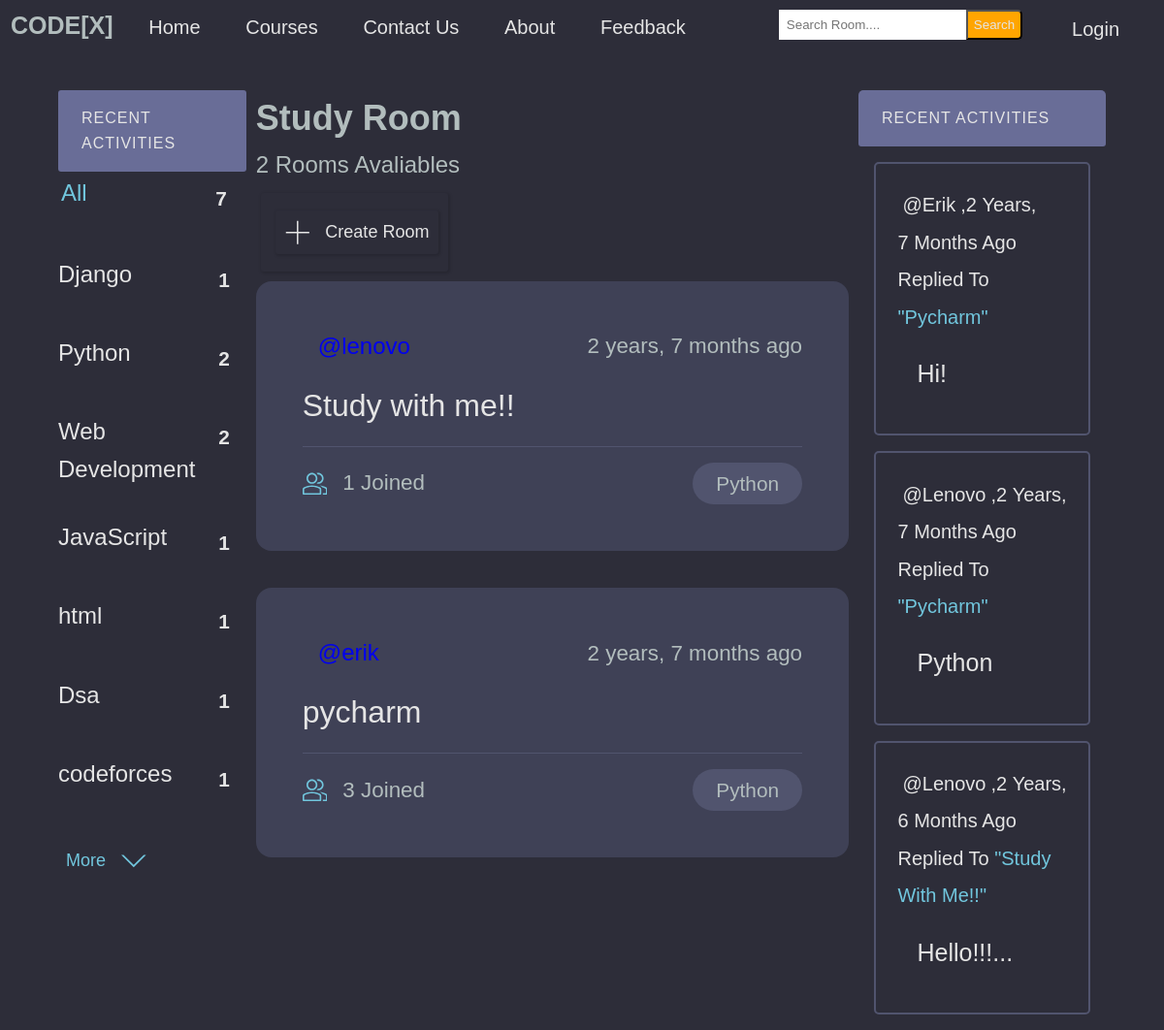
Page /?q=Python on the committed database.
### base/models.py (models this page shows, shortened)
class Topic(models.Model):
    name = models.CharField(max_length=200)

class Room(models.Model):
    host =  models.ForeignKey(User, on_delete=models.SET_NULL,null=True)
    topic = models.ForeignKey(Topic, on_delete=models.SET_NULL,null=True)
    name =  models.CharField(max_length= 200)
    description = models.TextField(null= True, blank= True)
    participants= models.ManyToManyField(User, related_name='participants', blank=True)
    updated= models.DateTimeField(auto_now= True)
    created= models.DateTimeField(auto_now_add=True)
    class Meta:
        ordering = ['-updated','-created']
    def __str__(self):
        return self.name

class Message(models.Model):
    user= models.ForeignKey(User, on_delete=models.CASCADE)
    room = models.ForeignKey(Room, on_delete=models.CASCADE)
    body = models.TextField()
    updated= models.DateTimeField(auto_now= True)
    created = models.DateTimeField(auto_now_add=True)
    def __str__(self):
        return self.body[0:50]

### base/views.py (the view)
# urls.py: path('',views.home, name="home"),
def home(request):
    q = request.GET.get('q') if request.GET.get('q') != None else ''
    rooms = Room.objects.filter(
        Q(topic__name__icontains=q) |
        Q(name__icontains=q) |
        Q(description__icontains=q))
    room_count= rooms.count()
    topics = Topic.objects.all()
    room_message = Message.objects.filter(Q(room__topic__name__icontains=q))
    context = {'rooms': rooms ,'topics': topics,'room_count': room_count,'room_message': room_message}
    return render(request, 'base/home.html',context )

### base/templates/base/home.html (shortened to what this page needs)
{% extends 'main.html' %}
{% block content %}
<div class="layout layout--3">
    <div class="home-container">
        <div>
            {% include 'base/topics_component.html' %}
        </div>
        <div class="roomlist">
            <h2>Study Room</h2>
            <p>{{room_count}} Rooms Avaliables</p>
            <div class="btn">
                <a class="btn btn--main" href="{% url 'create-room' %}">
                    <svg version="1.1" xmlns="http://www.w3.org/2000/svg" width="32" height="32" viewBox="0 0 32 32">
                    <title>add</title>
                    <path
                      d="M16.943 0.943h-1.885v14.115h-14.115v1.885h14.115v14.115h1.885v-14.115h14.115v-1.885h-14.115v-14.115z">
                    </path>
                </svg>Create Room</a>
            </div>
            <div>
                {% include 'base/feed_component.html' %}
            </div>
        </div>
        <div>
            {% include 'base/activity_component.html' %}
        </div>
    </div>
</div>
{% endblock content %}

### base/templates/base/topics_component.html (shortened to what this page needs)
<div class="topics-container">
    <div class="activities__header">
        <h2> Recent Activities </h2>
    </div>
    <ul class="topics__list">
        <li>
            <a href="{% url 'home' %}" class="active">All<span>{{topics.count}}</span></a>
        </li>
        {% for topic in topics %}
            <li>
                <a href="{% url 'home' %}?q={{topic.name}}">{{topic.name}}<span>{{topic.room_set.all.count}}</span></a>
            </li>
        {% endfor %}
    </ul>
    <a class="btn btn--link" href="{% url 'course' %}">More
        <svg version="1.1" xmlns="http://www.w3.org/2000/svg" width="32" height="32" viewBox="0 0 32 32">
            <title>chevron-down</title>
            <path d="M16 21l-13-13h-3l16 16 16-16h-3l-13 13z"></path>
        </svg>
    </a>
</div>

### base/templates/base/feed_component.html (shortened to what this page needs)
{% for room in rooms %}
<div class="roomListRoom">
    <div class="roomListRoom__header">
        <a href="{% url 'user-profile' room.host.id %}" class="roomListRoom__author">
            <span>@{{room.host.username}}</span>
        </a>
        <div class="roomListRoom__actions">
            <span>{{room.created|timesince}} ago</span>
        </div>
    </div>
    <div class="roomListRoom__content">
        <a href="{% url 'room' room.id %}">{{room.name}}</a>
    </div>
    <div class="roomListRoom__meta">
        <a href="{% url 'room' room.id %}" class="roomListRoom__joined">
            {{room.participants.all.count}} Joined
        </a>
        <p class="roomListRoom__topic">{{room.topic.name}}</p>
    </div>
</div>
{% endfor %}

### base/templates/base/activity_component.html (shortened to what this page needs)
<div class="activities">
    <div class="activities__header">
        <h2> Recent Activities </h2>
    </div>
    {% for message in room_message %}
        <div class="activities__box">
            <div>
                <small class="m_e_s"><a class="message-user" href="{% url 'user-profile' message.user.id %}">@{{ message.user }}</a>,{{message.created|timesince}} ago replied to </small>
                <small class="mess-room">"{{message.room}}"</small>
                <p class="user-message">{{message}}</p>
            </div>
        </div>
    {% endfor %}
</div>

### templates/main.html (style rules this page uses)
:root { --color-main: #71c6dd; --color-main-light: #e1f6fb; --color-dark: #3f4156; --color-dark-medium: #51546e; --color-dark-light: #696d97; --color-light: #e5e5e5; --color-gray: #8b8b8b; --color-light-gray: #b2bdbd; --color-bg: #2d2d39; --color-success: #5dd693; --color-error: #fc4b0b; }
* { padding: 0; margin: 0; text-decoration: none; list-style-type: none; box-sizing: border-box; font-family: 'Nunito', sans-serif }
body { color: var(--color-light-gray); background-color: var(--color-bg); line-height: 1.6; font-weight: 400; font-size: 1.5rem; min-height: 100vh; }

### base/templates/base/home.html (style rules this page uses)
:root { --color-main: #71c6dd; --color-main-light: #e1f6fb; --color-dark: #3f4156; --color-dark-medium: #51546e; --color-dark-light: #696d97; --color-light: #e5e5e5; --color-gray: #8b8b8b; --color-light-gray: #b2bdbd; --color-bg: #2d2d39; --color-success: #5dd693; --color-error: #fc4b0b; }
.layout { margin-top: 2.4rem; }
.layout--3 > .home-container > div:last-child { flex-basis: 25%; }
.home-container { display: grid; grid-template-columns: 1fr 3fr 1fr; padding: 0; flex-basis: 100%; width: 90%; margin: auto; }
.btn { background-color: transparent; border: none; display: inline-flex; align-items: center; gap: 1rem; cursor: pointer; transition: all ease-in-out 0.3s; border-radius: 3px; box-shadow: 1px 1px 3px 1px rgba(0, 0, 0, 0.15); padding:8px 10px; font-size: 18px; margin-top: 10px; margin-bottom: 10px; margin-left: 5px; }
.btn--main { color: var( --color-light); }
.btn > svg { fill: currentColor; width: 1.6rem; height: 1.6rem; }

### base/templates/base/topics_component.html (style rules this page uses)
:root { --color-main: #71c6dd; --color-main-light: #e1f6fb; --color-dark: #3f4156; --color-dark-medium: #51546e; --color-dark-light: #696d97; --color-light: #e5e5e5; --color-gray: #8b8b8b; --color-light-gray: #b2bdbd; --color-bg: #2d2d39; --color-success: #5dd693; --color-error: #fc4b0b; }
.topics-container { margin-right: 10px; }
.topics__list { list-style: none; }
.topics__list li a { display: flex; justify-content: space-between; margin-bottom: 2rem; font-weight: 500; color: var( --color-light); transition: all 0.3s ease-in-out; }
.topics__list li a.active, .topics__list li a:hover { color: var(--color-main); border-radius: 3px; padding: 3px 3px; }
.topics__list li a span { padding: 0.5rem 1rem; color: var( --color-light); border-radius: 3px; font-size: 1.3rem; font-weight: 700; letter-spacing: 1px; }
.btn { background-color: transparent; border: none; display: inline-flex; align-items: center; gap: 1rem; cursor: pointer; transition: all ease-in-out 0.3s; border-radius: 3px; box-shadow: 1px 1px 3px 1px rgba(0, 0, 0, 0.15); padding:8px 10px; font-size: 18px; margin-top: 10px; margin-bottom: 10px; margin-left: 5px; }
.btn--link { border-radius: 3px; padding: 3px; color: var(--color-main); box-shadow: none; }
.activities__header h2 { background-color: var(--color-dark-light); text-transform: uppercase; font-weight: 500; padding: 1rem 1.5rem; color: var(--color-light); letter-spacing: 1px; font-size: 1rem; border-radius: 3px; }

### base/templates/base/feed_component.html (style rules this page uses)
:root { --color-main: #71c6dd; --color-main-light: #e1f6fb; --color-dark: #3f4156; --color-dark-medium: #51546e; --color-dark-light: #696d97; --color-light: #e5e5e5; --color-gray: #8b8b8b; --color-light-gray: #b2bdbd; --color-bg: #2d2d39; --color-success: #5dd693; --color-error: #fc4b0b; }
.roomListRoom__actions { display: flex; align-items: flex-start; gap: 1rem; position: relative; }
.roomListRoom__actions span { font-size: 1.4rem; font-weight: 500; }
.roomListRoom__content { margin: 1rem 0; }
.roomListRoom__content a { font-size: 2rem; font-weight: 500; margin-bottom: 1.5rem; color: var(--color-light); transition: all 0.3s ease-in-out; }
.roomListRoom__meta { border-top: 1px solid var(--color-dark-medium); padding-top: 1rem; display: flex; align-items: center; justify-content: space-between; }
.roomListRoom__joined { color: var(--color-light-gray); display: flex; align-items: center; gap: 1rem; font-size: 1.4rem; font-weight: 500; }
.roomListRoom__joined svg { fill: var(--color-main); width: 1.6rem; height: 1.6rem; }
.roomListRoom__topic { padding: 5px 1.5rem; background-color: var(--color-dark-medium); border-radius: 5rem; font-weight: 500; font-size: 1.3rem; }
.roomListRoom__header { display: flex; justify-content: space-between; align-items: center; }
.roomListRoom { margin-bottom: 2.4rem; background-color: var(--color-dark); border-radius: 1rem; padding: 3rem; }
.roomListRoom__author { font-weight: 500; display: flex; align-items: center; gap: 1rem; }

### rows in the picture
Topic: name "Django", room_set.all.count "1"
Topic: name "Python", room_set.all.count "2"
Topic: name "Web Development", room_set.all.count "2"
Topic: name "JavaScript", room_set.all.count "1"
Topic: name "html", room_set.all.count "1"
Topic: name "Dsa", room_set.all.count "1"
Topic: name "codeforces", room_set.all.count "1"
Room: host.username "lenovo", created "2 years, 7 months", name "Study with me!!", participants.all.count "1", topic.name "Python"
Room: host.username "erik", created "2 years, 7 months", name "pycharm", participants.all.count "3", topic.name "Python"
Message: user "Erik", created "2 Years, 7 Months", room "Pycharm", body "Hi!"
Message: user "Lenovo", created "2 Years, 7 Months", room "Pycharm", body "Python"
Message: user "Lenovo", created "2 Years, 6 Months", room "Study With Me!!", body "Hello!!!..."

### other values in the picture
{{ topics.count }} "7"
{{ room_count }} "2"
